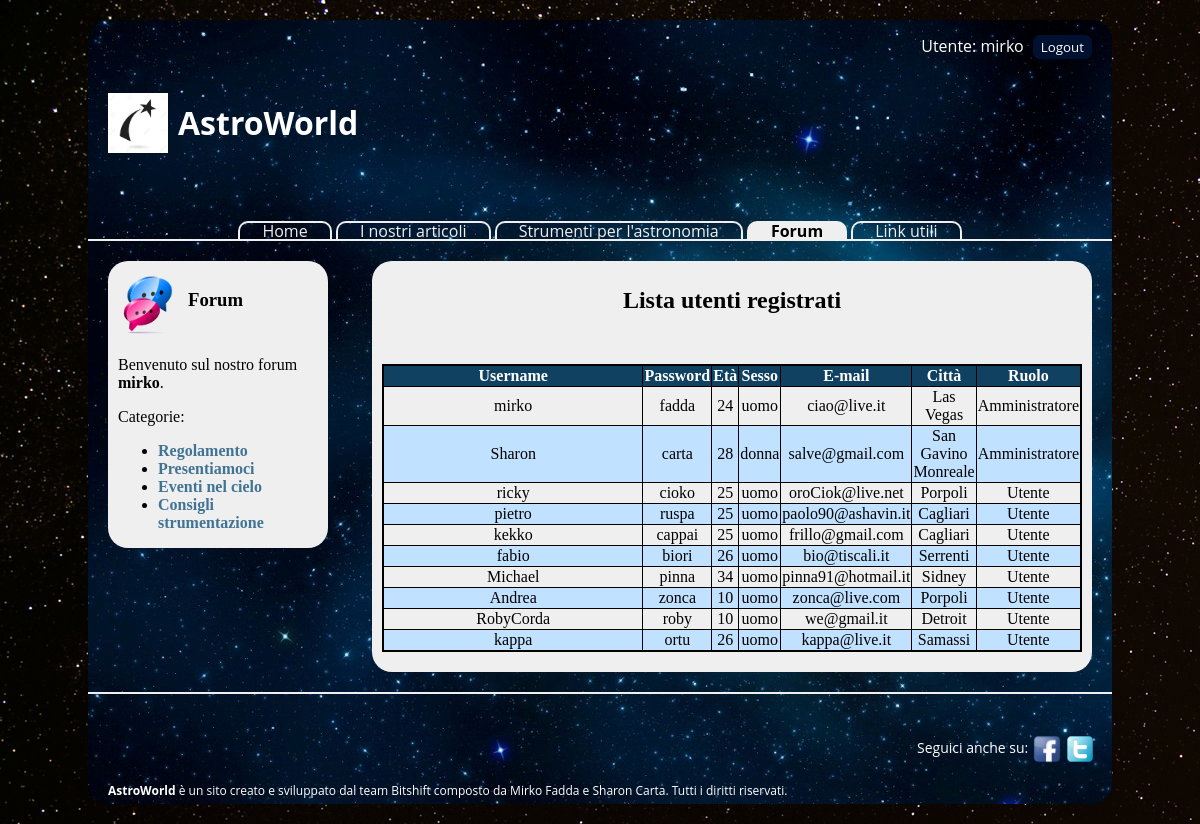
Screenshot of /index.php?page=forum&subpage=listaUtenti (signed in) with the database file from the repository.
### tables this page shows
CREATE TABLE IF NOT EXISTS `categorie` (
  `id` bigint(20) unsigned NOT NULL AUTO_INCREMENT,
  `nome` varchar(128) DEFAULT NULL,
  UNIQUE KEY `id` (`id`)
);

CREATE TABLE IF NOT EXISTS `utenti` (
  `id` bigint(20) unsigned NOT NULL AUTO_INCREMENT,
  `username` varchar(128) DEFAULT NULL,
  `password` varchar(128) DEFAULT NULL,
  `eta` int(11) DEFAULT NULL,
  `sesso` varchar(128) DEFAULT NULL,
  `email` varchar(128) DEFAULT NULL,
  `citta` varchar(128) DEFAULT NULL,
  `ruolo` int(11) DEFAULT NULL,
  UNIQUE KEY `id` (`id`),
  UNIQUE KEY `id_2` (`id`)
);

### php/controller/ControllerForum.php (called while the page is built, shortened)
<?php
include_once("php/model/Utente.php");
include_once("php/model/Categoria.php");
class ControllerForum extends ControllerBase{
    public function gestisciOperazioni(&$request){
        $vista = ImpostaPagina::creaIstanza();
        if(isset($request['subpage'])){
            switch($request['subpage']){
                case 'listaUtenti':
                    if($_SESSION['userRole'] == Utente::Amministratore){
                        $listaUtenti = $this->mostraListaUtenti($vista);
                        $listaCategorie = $this->mostraForum($vista);
                    } else{
                        include("php/view/accessoNegato.php");
                        exit();
                    }
                    break;
            }
        }
        include ("php/view/master.php");
    }
    protected function mostraListaUtenti(ImpostaPagina $vista){
        return Utente::caricaElencoUtenti();
    }
    protected function mostraForum(ImpostaPagina $vista){
	    return Categoria::caricaElencoCategorie();
    }
}
?>

### php/model/Categoria.php (called while the page is built, shortened)
<?php
class Categoria{
    private $id;
    private $nome;
    public function setId($id){
        if(filter_var($id, FILTER_VALIDATE_INT)){
            $this->id = $id;
        }
    }
    public function getId(){
        return $this->id;
    }
    public function setNome($nome){
        $this->nome = $nome;
    }
    public function getNome(){
        return $this->nome;
    }
    public static function creaCategoriaDaArray($array){
        $categoria = new Categoria();
        if(isset($array['id'])){
            $categoria->setId($array['id']);
        }
        $categoria->setNome($array['nome']);
        return $categoria;
    }
    public static function caricaElencoCategorie(){
        $db = Database::caricaDatabase();
        $client = $db->connetti();
        $query = "SELECT id, nome FROM categorie";
        $risultato = $client->query($query);
        if($risultato->num_rows > 0){
            while($categoria = $risultato->fetch_array()){
                $listaCategorie[] = Categoria::creaCategoriaDaArray($categoria);
            }
            return $listaCategorie;
        } else{
            $client->close();
            return false;
        }
    }
}
?>

### php/model/Utente.php (called while the page is built, shortened)
<?php
class Utente{
	private $username;
	private $password;
	private $eta;
	private $sesso;
	private $email;
	private $citta;
	private $ruolo;
	public function getUsername(){
		return $this->username;
	}
	public function setUsername($username){
		$this->username = $username;
	}
	public function getPassword(){
		return $this->password;
	}
	public function setPassword($password){
		$this->password = $password;
	}
	public function getEta(){
        return $this->eta;
    }
	public function setEta($eta){
        if(filter_var($eta, FILTER_VALIDATE_INT)){
            $this->eta = $eta;
            return true;
        } else return false;
    }
    public function getSesso(){
        return $this->sesso;
    }
    public function setSesso($sesso){
        $this->sesso = $sesso;
    }
    public function getEmail(){
        return $this->email;
    }
    public function setEmail($email){
        if(filter_var($email, FILTER_VALIDATE_EMAIL)){
            $this->email = $email;
            return true;
        } else return false;
    }
    public function getCitta() {
        return $this->citta;
    }
	public function setCitta($citta) {
        $this->citta = $citta;
    }
    public function getRuolo(){
        return $this->ruolo;
    }
    public function setRuolo($ruolo){
        switch($ruolo){
            case self::Amministratore:
            case self::User:
            case self::Bannato:
                $this->ruolo = $ruolo;
                return true;
        }
    }
    public static function creaUtenteDaArray($array){
        $utente = new Utente();
        if(isset($array['id'])){
            $utente->setId($array['id']);
        }
        $utente->setUsername($array['username']);
        $utente->setPassword($array['password']);
        $utente->setSesso($array['sesso']);
        $utente->setCitta($array['citta']);
        return $utente;
    }
    public static function caricaElencoUtenti(){
        $db = Database::caricaDatabase();
        $client = $db->connetti();
        $query = "SELECT * FROM utenti";
        $risultato = $client->query($query);
        if($risultato->num_rows > 0){
            while($utente = $risultato->fetch_array()){
                $listaUtenti[] = Utente::creaUtenteDaArray($utente);
            }
            return $listaUtenti;
        } else{
            $client->close();
            return false;
        }
    }
}
?>

### php/view/forum/listaUtenti-content.php (the view, shortened to what this page needs)
<div id="titoloContent">
    <h1>Lista utenti registrati</h1>
</div>
<div id="tabella">
    <?php
    if(!isset($listaUtenti)){
    ?>
        <p>
            <?="Impossibile caricare la lista utenti"?>
        </p>
    <?php
    } else if($listaUtenti == false){
        ?>
            <p>
                <?="Non ci sono utenti registrati"?>
            </p>
        <?php
        } else{
            ?>
                <table>
                    <tr class="intestazione">
                        <th>Username</th>
                        <th>Password</th>
                        <th>Età</th>
                        <th>Sesso</th>
                        <th>E-mail</th>
                        <th>Città</th>
                        <th>Ruolo</th>
                    </tr>
                    <?php
                    $contatore = 1;
                    foreach($listaUtenti as $utente){
                    ?>
                       <tr <?= $contatore % 2 == 0 ? 'class="pari"' : '' ?>>
                          <td><?=$utente->getUsername()?></td>
                          <td><?=$utente->getPassword()?></td>
                          <td><?=$utente->getEta()?></td>
                          <td><?=$utente->getSesso()?></td>
                          <td><?=$utente->getEmail()?></td>
                          <td><?=$utente->getCitta()?></td>
                          <td>
                             <?php
                             switch($utente->getRuolo()){
                                 case Utente::Amministratore:
                                      echo "Amministratore";
                                      break;
                                 case Utente::User:
                                     echo "Utente";
                                     break;
                             }
                             ?>
                          </td>
                       </tr>
                       <?php
                       $contatore++;
                    }
                    ?>
                </table>
                <?php
            }
            ?>
</div>

### index.php (shortened to what this page needs)
<?php
include_once("php/controller/ControllerLogin.php");
include_once("php/controller/ControllerForum.php");
include_once("php/model/Utente.php");
ControllerGenerico::smista($_REQUEST);
class ControllerGenerico{
    public static function smista(&$request){
        $pagina = isset($request['page']) ? $request['page'] : 'home';
        switch($pagina){
            case 'forum':
                $controllo = new ControllerForum();
                $controllo->gestisciOperazioni($request);
                break;
        }
    }
}

### php/view/master.php (shortened to what this page needs)
<?php
if(!isset($ajax)){
?>
    <!DOCTYPE html>
    <html>
	    <head>
		    <link rel="stylesheet" type="text/css" href="css/astro.css" media="screen">
	    </head>
	    <body>
		    <div id="page">
			    <header>
				    <div id="header">
					    <div id="logo">
						    <h1> AstroWorld </h1>
					    </div>
					    <?php if(isset($_SESSION['loggedIn'])){
                            if($_SESSION['loggedIn'] == true){ ?>
                                <div id="info-log">
                                    Utente: <?= $_SESSION['userLogged'] ?>
                                    <form method="post" action="index.php?page=logout">
                                        <input class="button" id="logout" type="submit" value="Logout"/>
                                    </form>
                                </div>
                     <?php }
                             } ?>
					    <?php
						    require($vista->getHeader());
					    ?>
				    </div>
			    </header>
				    <div id="sidebar">
                    	<?php
                    		require($vista->getSidebar());
                    	?>
				    </div>
			    <div id="content">
                    <?php
				        require($vista->getContent());
                    ?>
			    </div>
			    <footer>
				    <div id="footer">
					    <div id="copyright">
						    <p>
							    <strong> AstroWorld </strong>è un sito creato e sviluppato dal team Bitshift composto da Mirko Fadda e Sharon
							    Carta. Tutti i diritti riservati.
						    </p>
					    </div>
					    <div id="social">
						    <p>
							    Seguici anche su:
						    </p>
						    <ul>
							    <li id="facebook"><a href="https://www.facebook.com/"> Face </a></li>
							    <li id="twitter"><a href="https://twitter.com/"> Twit </a></li>
						    </ul>
					    </div>
				    </div>
			    </footer>
		    </div>
	    </body>
    </html>
<?php
} else{
    require($vista->getContent());
}
?>

### php/view/forum/header.php
<div id="tabHeader">
    <ul id="sezioni">
	    <li><a href="index.php?page=home"> Home </a></li>
	    <li><a href="index.php?page=articoli"> I nostri articoli </a></li>
	    <li><a href="index.php?page=strumenti"> Strumenti per l'astronomia </a></li>
	    <li class="paginaCorrente"><a href="index.php?page=forum"> Forum </a></li>
	    <li><a href="index.php?page=link"> Link utili </a></li>
    </ul>
</div>

### php/view/forum/sidebar.php
<div class="titoloSidebar" id="forumSide">
    <h3> Forum </h3>
</div>
<p>
   	Benvenuto sul nostro forum
   	<?php
   	    if(isset($_SESSION['userLogged']))
   	        echo "<strong>".$_SESSION['userLogged']."</strong>";
   	?>.
</p>
<p>
    Categorie:
    <?php
    if(!isset($listaCategorie)){
    ?>
        <p>
            <?= "Impossibile caricare la lista delle categorie." ?>
        </p>
    <?php
    } else if($listaCategorie == false){
         ?>
              <p>
                  <?= "Non sono presenti categorie." ?>
              </p>
         <?php
         } else{
         ?>
   	        <ul id="categorieSidebar">
   	        <?php
   	        foreach($listaCategorie as $category){
   	            ?>
   	            <li><a href="index.php?page=forum&subpage=categoria&id=<?=$category->getId()?>">
   	                   <?=$category->getNome()?>
   	                </a>
   	            </li>
   	        <?php
   	        }
   	        ?>
   	        </ul>
   	     <?php
   	     }
   	     ?>
</p>

### css/astro.css (style rules this page uses)
body { background-image: url("../images/sky.jpg"); font-family: "Open Sans", Arial, sans-serif; }
div#page { width: 1024px; margin-left: auto; margin-right: auto; margin-top: 20px; margin-bottom: 20px; background-image: url("../images/logoPrincipale.jpg"); border-radius: 20px; }
div#header { position: relative; padding-left: 20px; padding-right: 20px; height: 219px; border-bottom: 2px solid #EFEFEF; }
div#logo { position:absolute; margin-top: 73px; background-image: url("../images/stella.jpg"); background-repeat: no-repeat; background-size: 60px 60px; height: 60px; padding-left: 70px; line-height: 18px; color: white; }
div#info-log { position: absolute; top: 10px; right: 15px; color: white; }
div#info-log form { display: inline; }
div#tabHeader { position: relative; top: 198px; margin-left: 0px; margin-right: 0px; }
ul#sezioni { padding: 0px; text-align: center; }
ul#sezioni li { position: relative; display: inline-block; top: 2px; border-style: solid; border-top-width: 2px; border-bottom-width: 0px; border-right-width: 2px; border-left-width: 2px; border-top-right-radius: 10px; border-top-left-radius: 10px; border-color: #EFEFEF; padding-left: 22px; padding-right: 22px; line-height: 17px; }
ul#sezioni li.paginaCorrente { background-color: #EFEFEF; font-weight: bold; }
ul#sezioni a:link { color: #EFEFEF; text-decoration: none; }
ul#sezioni li.paginaCorrente a:link { color: black; }
div#sidebar { position: relative; float: left; width: 200px; margin: 20px; padding-left: 10px; padding-right: 10px; border-radius: 20px; background-color: #EFEFEF; font-family: "Times New Roman", Arial, sans-serif; }
div.titoloSidebar { position: relative; top: -5px; height: 60px; line-height: 50px; padding-left: 70px; color: black; }
div#forumSide { background-image: url("../images/forum.png"); background-repeat: no-repeat; background-size: 60px 60px; }
ul#categorieSidebar a:link { font-weight: bold; color: #417394; text-decoration: none; }
div#content { position: relative; float: right; width: 700px; margin-top: 20px; margin-bottom: 20px; margin-right: 20px; padding: 10px; border-radius: 20px; background-color: #EFEFEF; font-family: "Times New Roman", Arial, sans-serif; }
div#titoloContent { font-size: 12px; text-align: center; }
div#footer { position: relative; width: 984px; height: 100px; border-top: 2px solid #EFEFEF; padding-left: 20px; padding-right: 20px; padding-top: 5px; padding-bottom: 5px; }
div#footer p { margin: 0px; padding: 0px; }
div#copyright p { position: absolute; bottom: 5px; font-size: 12px; color: white; }
div#social { position: absolute; font-size: 14px; bottom: 40px; right: 5px; line-height: 28px; }
div#social p, div#social ul, div#social li { display: inline-block; }
div#social p { color: white; }
div#social ul { margin: 0px; padding: 0px; }
div#social a:link { color: transparent; }
li#facebook { background-image: url("../images/fb.png"); background-repeat: no-repeat; background-size: 30px 30px; background-position: center; height: 30px; }
li#twitter { background-image: url("../images/tw.png"); background-repeat: no-repeat; background-size: 30px 30px; background-position: left; padding-left: 15px; height: 30px; }
.button { font-family: "Open Sans", Arial, sans-serif; color: white; border-style: solid; border-color: #001030; border-radius: 7px; background-color: #001030; width:auto; height: auto; margin: 5px; }
div#tabella { margin-top: 50px; margin-bottom: 10px; }
table { position: relative; border: 2px solid; border-collapse: collapse; text-align: center; }
tr.intestazione th { border: 1px solid black; background-color: #104160; color: white; width: 100%; }
td { border: 1px solid; }
tr.pari td { background-color: #C0E1FF; }

### rows the page displays
categorie: nome "Regolamento"
categorie: nome "Presentiamoci"
categorie: nome "Eventi nel cielo"
categorie: nome "Consigli strumentazione"
utenti: username "mirko", password "fadda", eta "24", sesso "uomo", email "ciao@live.it", citta "Las Vegas", ruolo "Amministratore"
utenti: username "Sharon", password "carta", eta "28", sesso "donna", email "salve@gmail.com", citta "San Gavino Monreale", ruolo "Amministratore"
utenti: username "ricky", password "cioko", eta "25", sesso "uomo", email "oroCiok@live.net", citta "Porpoli", ruolo "Utente"
utenti: username "pietro", password "ruspa", eta "25", sesso "uomo", email "paolo90@ashavin.it", citta "Cagliari", ruolo "Utente"
utenti: username "kekko", password "cappai", eta "25", sesso "uomo", email "frillo@gmail.com", citta "Cagliari", ruolo "Utente"
utenti: username "fabio", password "biori", eta "26", sesso "uomo", email "bio@tiscali.it", citta "Serrenti", ruolo "Utente"
utenti: username "Michael", password "pinna", eta "34", sesso "uomo", email "pinna91@hotmail.it", citta "Sidney", ruolo "Utente"
utenti: username "Andrea", password "zonca", eta "10", sesso "uomo", email "zonca@live.com", citta "Porpoli", ruolo "Utente"
utenti: username "RobyCorda", password "roby", eta "10", sesso "uomo", email "we@gmail.it", citta "Detroit", ruolo "Utente"
utenti: username "kappa", password "ortu", eta "26", sesso "uomo", email "kappa@live.it", citta "Samassi", ruolo "Utente"

### other values shown
$_SESSION['userLogged'] "mirko"
